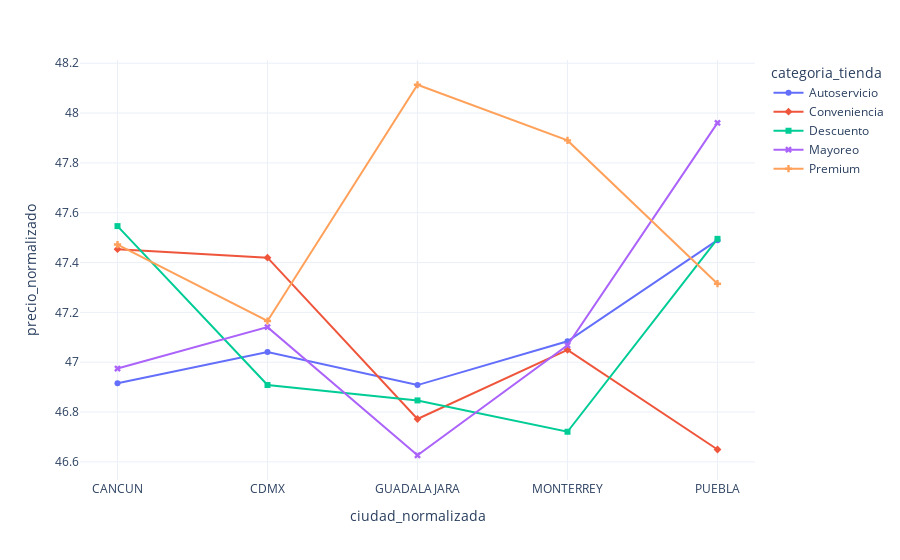

Notebook cell for this chart:
### Markdown cell above
# PROPUESTA 2: CANIBALIZACIÓN GEOGRÁFICA (INTERACTIVO)

### Code cell
canibalizacion = df.groupby(['ciudad_normalizada', 'categoria_tienda'])['precio_normalizado'].mean().reset_index()

fig = px.line(canibalizacion, x='ciudad_normalizada', y='precio_normalizado', color='categoria_tienda',
              symbol='categoria_tienda', markers=True)
fig.update_layout(template='plotly_white', hovermode='x unified')
fig.show()

### Figure 1 — Plotly figure (JSON) as saved in the notebook; plotly's stock layout.template omitted (floating-point values rounded to 4 significant figures)
{"data": [{"hovertemplate": "categoria_tienda=Autoservicio<br>ciudad_normalizada=%{x}<br>precio_normalizado=%{y}<extra></extra>", "legendgroup": "Autoservicio", "line": {"color": "#636efa", "dash": "solid"}, "marker": {"symbol": "circle"}, "mode": "lines+markers", "name": "Autoservicio", "orientation": "v", "showlegend": true, "type": "scatter", "x": ["CANCUN", "CDMX", "GUADALAJARA", "MONTERREY", "PUEBLA"], "xaxis": "x", "y": [46.92, 47.04, 46.91, 47.08, 47.49], "yaxis": "y"}, {"hovertemplate": "categoria_tienda=Conveniencia<br>ciudad_normalizada=%{x}<br>precio_normalizado=%{y}<extra></extra>", "legendgroup": "Conveniencia", "line": {"color": "#EF553B", "dash": "solid"}, "marker": {"symbol": "diamond"}, "mode": "lines+markers", "name": "Conveniencia", "orientation": "v", "showlegend": true, "type": "scatter", "x": ["CANCUN", "CDMX", "GUADALAJARA", "MONTERREY", "PUEBLA"], "xaxis": "x", "y": [47.45, 47.42, 46.77, 47.05, 46.65], "yaxis": "y"}, {"hovertemplate": "categoria_tienda=Descuento<br>ciudad_normalizada=%{x}<br>precio_normalizado=%{y}<extra></extra>", "legendgroup": "Descuento", "line": {"color": "#00cc96", "dash": "solid"}, "marker": {"symbol": "square"}, "mode": "lines+markers", "name": "Descuento", "orientation": "v", "showlegend": true, "type": "scatter", "x": ["CANCUN", "CDMX", "GUADALAJARA", "MONTERREY", "PUEBLA"], "xaxis": "x", "y": [47.55, 46.91, 46.85, 46.72, 47.5], "yaxis": "y"}, {"hovertemplate": "categoria_tienda=Mayoreo<br>ciudad_normalizada=%{x}<br>precio_normalizado=%{y}<extra></extra>", "legendgroup": "Mayoreo", "line": {"color": "#ab63fa", "dash": "solid"}, "marker": {"symbol": "x"}, "mode": "lines+markers", "name": "Mayoreo", "orientation": "v", "showlegend": true, "type": "scatter", "x": ["CANCUN", "CDMX", "GUADALAJARA", "MONTERREY", "PUEBLA"], "xaxis": "x", "y": [46.97, 47.14, 46.63, 47.07, 47.96], "yaxis": "y"}, {"hovertemplate": "categoria_tienda=Premium<br>ciudad_normalizada=%{x}<br>precio_normalizado=%{y}<extra></extra>", "legendgroup": "Premium", "line": {"color": "#FFA15A", "dash": "solid"}, "marker": {"symbol": "cross"}, "mode": "lines+markers", "name": "Premium", "orientation": "v", "showlegend": true, "type": "scatter", "x": ["CANCUN", "CDMX", "GUADALAJARA", "MONTERREY", "PUEBLA"], "xaxis": "x", "y": [47.47, 47.17, 48.11, 47.89, 47.32], "yaxis": "y"}], "layout": {"hovermode": "x unified", "legend": {"title": {"text": "categoria_tienda"}, "tracegroupgap": 0}, "margin": {"t": 60}, "xaxis": {"anchor": "y", "domain": [0, 1], "title": {"text": "ciudad_normalizada"}}, "yaxis": {"anchor": "x", "domain": [0, 1], "title": {"text": "precio_normalizado"}}}}
